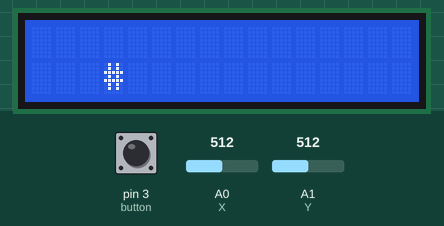
The sketch below on a simulated Arduino Uno, built with avr-gcc and run on an emulated ATmega328P. Shown: 16×2 character LCD. Inputs (shaded band) come from the test bench; at power-on: A0 (X) = 512, A1 (Y) = 512, pin 3 (button) HIGH. What the sketch prints to the serial monitor is not drawn.

Above: at 1.2 s.
1.3 s: A0 (X) set to 490
At 1.99 s:
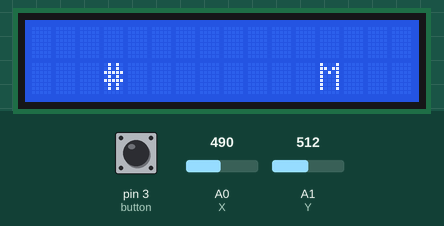
4.4 s: A1 (Y) set to 981
7.5 s: A1 (Y) set to 1011
At 7.93 s:
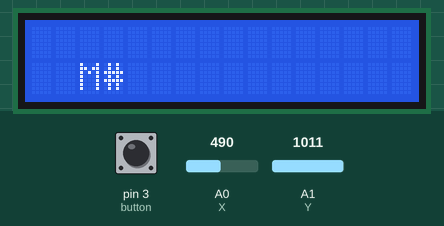
10.3 s: A0 (X) set to 510
At 10.77 s:
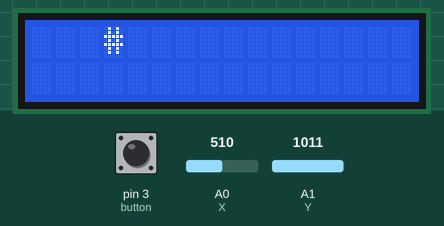
12.3 s: A0 (X) set to 306
At 13.1 s:
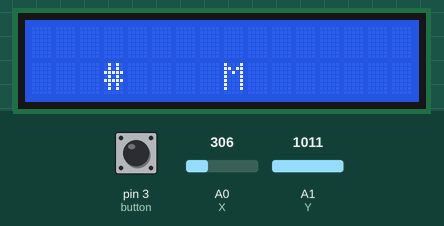

Measured:
- the behaviour switches between 999 and 1000 on A1 (Y) (found by bisection; images 1 and 2)
- after the input at 7.5 s, the display: first changes at once (image 2 shows a later state)

The sketch:

minigamejoystick.ino
```cpp
#include <Wire.h>
#include <LiquidCrystal_I2C.h>
LiquidCrystal_I2C lcd(0x27, 16, 2);
int X=A0;
int Y=A1;
int button=3;
int cnt=0;
int limnhay=0;
void setup() {
  lcd.init();
  lcd.backlight();
  Serial.begin(9600);
  pinMode (X, INPUT);
  pinMode (Y, INPUT);
  pinMode (button, INPUT_PULLUP);
}

void loop() {
  cnt--;
  if(limnhay==3) limnhay=0;
  if(cnt<0) cnt=15;
  int triX=analogRead(X);
  int triY=analogRead(Y);
  int bamY=map(triY, 0, 1023, 0, 16);
  int b=digitalRead(button);
  int nhay;
  if(triX>500){
    nhay=0;
    limnhay++;
  }
  else nhay=1;
  if (limnhay>2){
    nhay=1;
    delay(100);
  }
  lcd.setCursor(3, nhay);
  lcd.print("#");
  delay(200);
  lcd.setCursor(cnt,1);
  lcd.print("M");
  delay(200);
  Serial.print(nhay);
  Serial.print(" ");
  Serial.println(triY);
  Serial.println(nhay);
  if(cnt==3 && nhay==1){
    lcd.clear();
    while(triY<1000){
      triY=analogRead(Y);
      lcd.setCursor(2,0);
      lcd.print("THUA ROAI :((");
      lcd.setCursor(4, 1);
      lcd.print("Gat trai");
    }
  }
  lcd.clear();
  delay(100);
}
```
